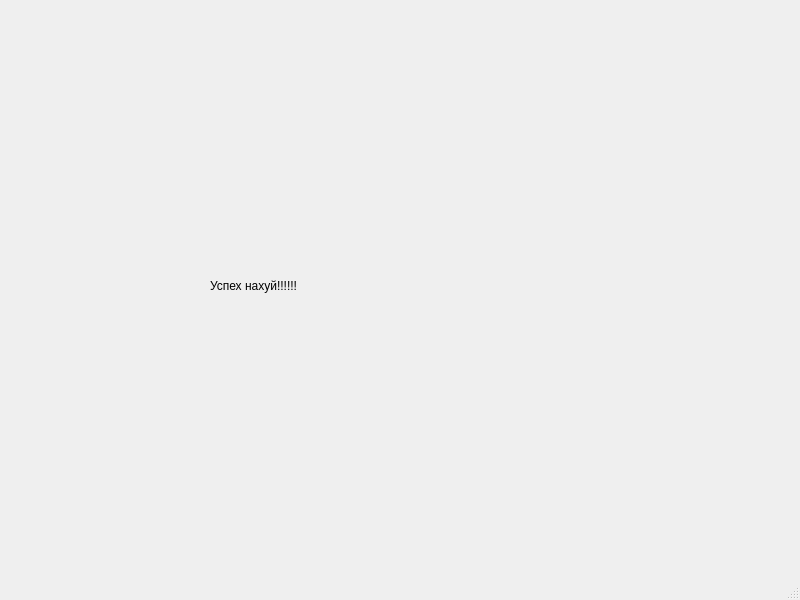
<?xml version="1.0" encoding="UTF-8"?>
<ui version="4.0">
 <class>MainWindow</class>
 <widget class="QMainWindow" name="MainWindow">
  <property name="geometry">
   <rect>
    <x>0</x>
    <y>0</y>
    <width>800</width>
    <height>600</height>
   </rect>
  </property>
  <property name="windowTitle">
   <string>MainWindow</string>
  </property>
  <widget class="QWidget" name="centralwidget">
   <widget class="QLabel" name="label">
    <property name="geometry">
     <rect>
      <x>210</x>
      <y>220</y>
      <width>511</width>
      <height>131</height>
     </rect>
    </property>
    <property name="text">
     <string>Успех нахуй!!!!!!</string>
    </property>
   </widget>
  </widget>
  <widget class="QMenuBar" name="menubar">
   <property name="geometry">
    <rect>
     <x>0</x>
     <y>0</y>
     <width>800</width>
     <height>22</height>
    </rect>
   </property>
  </widget>
  <widget class="QStatusBar" name="statusbar"/>
 </widget>
 <resources/>
 <connections/>
</ui>
